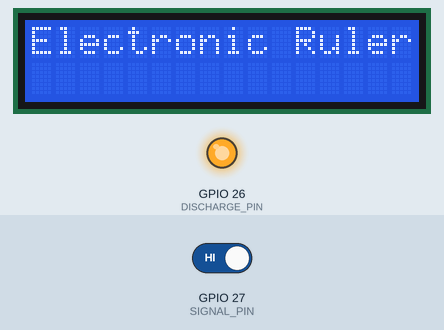
A sketch run on a simulated ESP32. On the bench: 16×2 character LCD, output pins drawn as LEDs (lit = HIGH). The inputs (shaded band) are chosen by the test bench; at power-on: GPIO 27 (SIGNAL_PIN) HIGH. What the sketch prints to the serial monitor is not drawn.

Above: at 0.1 s.
2.8 s: GPIO 27 (SIGNAL_PIN) driven LOW
At 3.8 s:
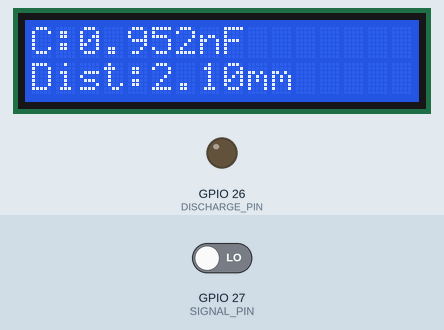
4.6 s: GPIO 27 (SIGNAL_PIN) driven HIGH
At 6.6 s:
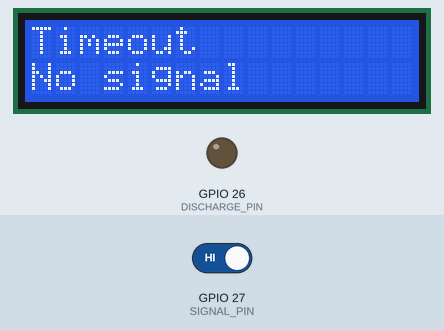
7.2 s: GPIO 27 (SIGNAL_PIN) driven LOW
At 7.6 s:
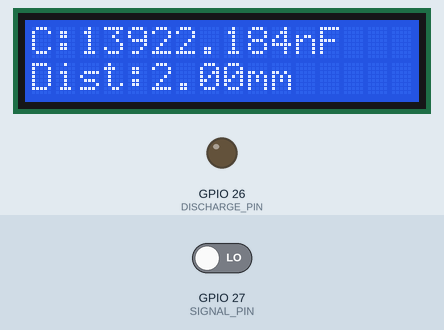
Timing chart, 0 to 10.2 s (numbered marks = the images above; inputs shaded):
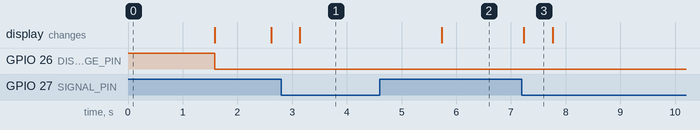

The sketch:

c++_code_of_esb32.ino
```cpp
#include <Wire.h>
#include <LiquidCrystal_I2C.h>


#define DISCHARGE_PIN 26
#define SIGNAL_PIN    27
#define SDA_PIN       21
#define SCL_PIN       22

LiquidCrystal_I2C lcd(0x27, 16, 2);


const float R_CHARGE = 100000.0;
const float THRESHOLD_FACTOR = 0.693147;

const unsigned long DISCHARGE_TIME_US = 1000;
const unsigned long TIMEOUT_US = 1000000;
const unsigned long CYCLE_INTERVAL_MS = 500;

// =================================
// Distance calculation (PCHIP piecewise)
// x = capacitance in nF
// return = distance in mm
// =================================
float calculateDistance(float x) {
  if (x <= 0.577f) {
    return 11.0f;
  }
  else if (x < 0.592f) {
    float t = x - 0.577f;
    return ((608.257985f * t + -173.327482f) * t + -64.2036125f) * t + 11.0f;
  }
  else if (x < 0.606f) {
    float t = x - 0.592f;
    return ((12427.0848f * t + -347.958374f) * t + -68.9928628f) * t + 10.0f;
  }
  else if (x < 0.62f) {
    float t = x - 0.606f;
    return ((12427.0848f * t + -173.979187f) * t + -71.4285714f) * t + 9.0f;
  }
  else if (x < 0.635f) {
    float t = x - 0.62f;
    return ((76881.8568f * t + -998.148109f) * t + -68.9928628f) * t + 8.0f;
  }
  else if (x < 0.664f) {
    float t = x - 0.635f;
    return ((-15657.3781f * t + 887.143074f) * t + -47.0420527f) * t + 7.0f;
  }
  else if (x < 0.692f) {
    float t = x - 0.664f;
    return ((19301.1851f * t + -562.681975f) * t + -35.0913195f) * t + 6.0f;
  }
  else if (x < 0.765f) {
    float t = x - 0.692f;
    return ((-1426.38106f * t + 206.954484f) * t + -21.2051228f) * t + 5.0f;
  }
  else if (x < 0.837f) {
    float t = x - 0.765f;
    return ((842.799196f * t + -62.0088582f) * t + -13.7933221f) * t + 4.0f;
  }
  else if (x < 0.981f) {
    float t = x - 0.837f;
    return ((94.4584037f * t + 4.9461855f) * t + -9.61538462f) * t + 3.0f;
  }
  else {
    return 2.0f;
  }
}


void setup() {
  Serial.begin(115200);

  pinMode(DISCHARGE_PIN, OUTPUT);
  pinMode(SIGNAL_PIN, INPUT);
  digitalWrite(DISCHARGE_PIN, HIGH);

  Wire.begin(SDA_PIN, SCL_PIN);
  lcd.init();
  lcd.backlight();

  lcd.setCursor(0, 0);
  lcd.print("Electronic Ruler");
  Serial.println("Capacitive Displacement Sensor");
  Serial.println("------------------------------");

  delay(1500);
  lcd.clear();
}

// =================================
// Loop
// =================================
void loop() {
  // 1. Discharge capacitor
  digitalWrite(DISCHARGE_PIN, HIGH);
  delayMicroseconds(DISCHARGE_TIME_US);

  // 2. Start charging
  digitalWrite(DISCHARGE_PIN, LOW);

  unsigned long startTime = micros();
  bool detected = false;

  // 3. Wait for threshold crossing
  while (micros() - startTime < TIMEOUT_US) {
    if (digitalRead(SIGNAL_PIN) == LOW) {
      detected = true;
      break;
    }
  }

  unsigned long elapsedTime = micros() - startTime;

  if (detected && elapsedTime > 0) {
    // 4. Calculate capacitance
    float timeSeconds    = elapsedTime * 1e-6;
    float capacitanceF   = timeSeconds / (THRESHOLD_FACTOR * R_CHARGE);
    float capacitance_nF = capacitanceF * 1e9;

    // 5. Calculate distance from the capacitance (FIXED)
    float distance_mm = calculateDistance(capacitance_nF);

    // 6. Serial output
    Serial.print("C = ");
    Serial.print(capacitance_nF, 3);
    Serial.print(" nF | t = ");
    Serial.print(elapsedTime);
    Serial.print(" us | Distance = ");
    Serial.print(distance_mm, 2);
    Serial.println(" mm");

    // 7. LCD output
    lcd.setCursor(0, 0);
    lcd.print("C:");
    lcd.print(capacitance_nF, 3);
    lcd.print("nF      ");

    lcd.setCursor(0, 1);
    lcd.print("Dist:");
    lcd.print(distance_mm, 2);
    lcd.print("mm   ");
  } else {
    Serial.println("Timeout: threshold not detected");

    lcd.setCursor(0, 0);
    lcd.print("Timeout         ");
    lcd.setCursor(0, 1);
    lcd.print("No signal       ");
  }

  delay(CYCLE_INTERVAL_MS);
}
```

Measured:
- after the input at 2.8 s, the display: changes after 0.34 s (image 1)
- after the input at 4.6 s, the display: changes after 1.1 s (image 2)
- after the input at 7.2 s, the display: changes at once (image 3)
- what the display in image 3 shows lasts 0.6 s, from 7.2 s to 7.8 s
